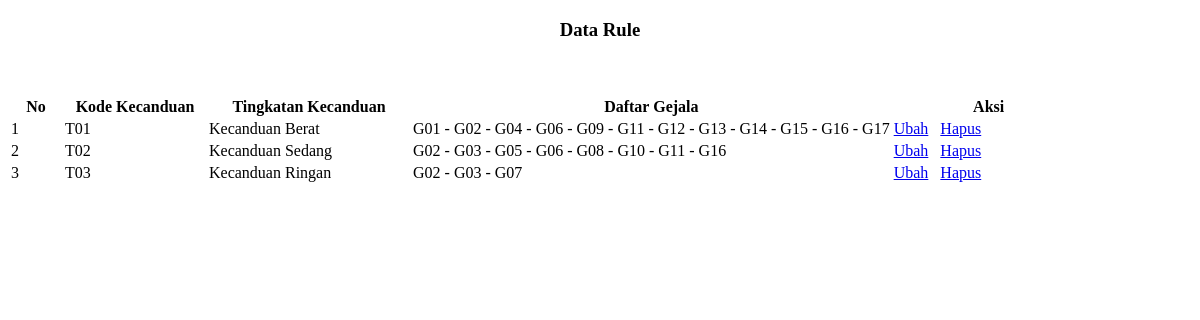
Page /rule.php on the committed database.
### tables this page shows
CREATE TABLE `kecanduan` (
  `id_kecanduan` int(11) NOT NULL,
  `kode_kecanduan` varchar(20) NOT NULL,
  `nama_kecanduan` varchar(50) NOT NULL,
  `deskripsi` varchar(500) NOT NULL,
  `solusi` varchar(500) NOT NULL
);

### rule.php (the view, shortened to what this page needs)
<?php
$link_update = '?page=update_rule';
$list_data = '';
$no = 0;
$q = "select * from kecanduan order by id_kecanduan";
$q = mysqli_query($con, $q);
if (mysqli_num_rows($q) > 0) {
  while ($r = mysqli_fetch_array($q)) {
    $id = $r['id_kecanduan'];
    $gejala = array();
    $qgejala = "select * from rule where id_kecanduan='$id'";
    $qgejala = mysqli_query($con, $qgejala);
    while ($rgejala = mysqli_fetch_array($qgejala)) {
      $r_gejala = mysqli_fetch_array(mysqli_query($con, "select kode_gejala from gejala where id_gejala='" . $rgejala['id_gejala'] . "'"));
      $gejala[] = $r_gejala['kode_gejala'];
    }
    $daftar_gejala = implode(" - ", $gejala);
    $list_data .= '
		<tr>
		<td>' . ++$no . '</td>
		<td>' . $r['kode_kecanduan'] . '</td>
		<td>' . $r['nama_kecanduan'] . '</td>
		<td>' . $daftar_gejala . '</td>
		<td>
		<a href="' . $link_update . '&amp;id=' . $id . '&amp;action=edit" class="btn btn-success btn-sm" title="Ubah"><i class="fa fa-edit"></i> Ubah</a> &nbsp;
    <a href="' . $link_update . '&amp;id=' . $id . '&amp;action=delete" class="btn btn-danger btn-sm" title="Hapus"><i class="fa fa-trash"></i> Hapus</a></td>
    </tr>';
  }
}
?>
<!DOCTYPE html>
<html lang="en">
<head>
</head>
<body>
    <h3 align="center">Data Rule</h3><br>
    <div class="card shadow mb-4">
        <div class="card-header py-3">
            <a href="<?php echo $link_update; ?>" class="btn btn-primary"><i class="fa fa-plus"></i> Tambah Data</a>&nbsp;
        </div>
        <div class="card-body">
            <div class="table-responsive">
                <table class="table table-striped table-bordered" id="dataTables1">
                    <thead>
                        <tr>
                            <th width="50">No</th>
                            <th width="140">Kode Kecanduan</th>
                            <th width="200">Tingkatan Kecanduan</th>
                            <th>Daftar Gejala</th>
                            <th width="190">Aksi</th>
                        </tr>
                    </thead>
                    <tbody>
                        <?php echo $list_data; ?>
                    </tbody>
                </table>
            </div>
        </div>
    </div>
</body>
</html>

### rule.php (style rules this page uses)
body { color: black; }
.table th, .table td { color: black; }
.btn-primary { color: #fff !important; }

### rows in the picture
kecanduan: kode_kecanduan "T01", nama_kecanduan "Kecanduan Berat", daftar_gejala "G01 - G02 - G04 - G06 - G09 - G11 - G12 - G13 - G14 - G15 - G16 - G17"
kecanduan: kode_kecanduan "T02", nama_kecanduan "Kecanduan Sedang", daftar_gejala "G02 - G03 - G05 - G06 - G08 - G10 - G11 - G16"
kecanduan: kode_kecanduan "T03", nama_kecanduan "Kecanduan Ringan", daftar_gejala "G02 - G03 - G07"
